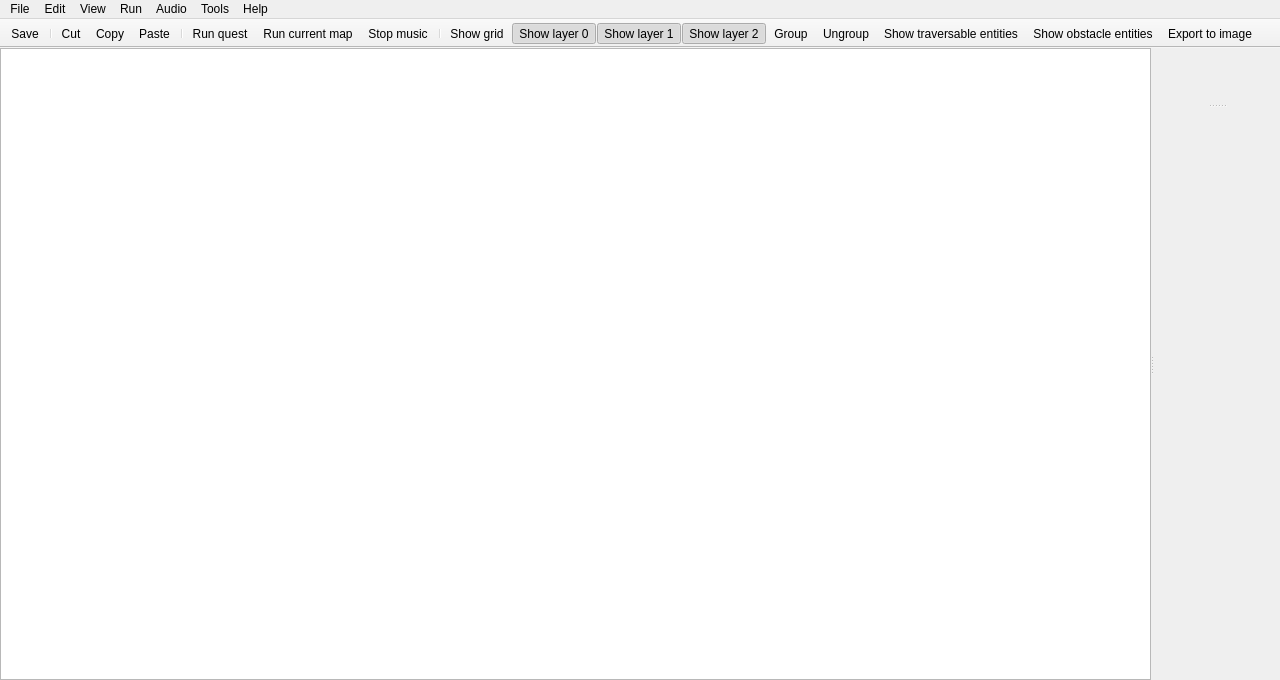
<?xml version="1.0" encoding="UTF-8"?>
<ui version="4.0">
 <class>SolarusEditor::MainWindow</class>
 <widget class="QMainWindow" name="SolarusEditor::MainWindow">
  <property name="geometry">
   <rect>
    <x>0</x>
    <y>0</y>
    <width>1280</width>
    <height>680</height>
   </rect>
  </property>
  <property name="minimumSize">
   <size>
    <width>0</width>
    <height>0</height>
   </size>
  </property>
  <property name="windowTitle">
   <string>Solarus Editor</string>
  </property>
  <property name="documentMode">
   <bool>true</bool>
  </property>
  <property name="dockNestingEnabled">
   <bool>false</bool>
  </property>
  <widget class="QWidget" name="central_widget">
   <layout class="QVBoxLayout" name="verticalLayout">
    <property name="leftMargin">
     <number>0</number>
    </property>
    <property name="topMargin">
     <number>0</number>
    </property>
    <property name="rightMargin">
     <number>0</number>
    </property>
    <property name="bottomMargin">
     <number>0</number>
    </property>
    <item>
     <widget class="QSplitter" name="quest_tree_splitter">
      <property name="lineWidth">
       <number>0</number>
      </property>
      <property name="orientation">
       <enum>Qt::Orientation::Horizontal</enum>
      </property>
      <property name="handleWidth">
       <number>2</number>
      </property>
      <property name="childrenCollapsible">
       <bool>false</bool>
      </property>
      <widget class="SolarusEditor::QuestTreeView" name="quest_tree_view">
       <property name="sizePolicy">
        <sizepolicy hsizetype="Expanding" vsizetype="Expanding">
         <horstretch>0</horstretch>
         <verstretch>0</verstretch>
        </sizepolicy>
       </property>
       <property name="verticalScrollMode">
        <enum>QAbstractItemView::ScrollMode::ScrollPerPixel</enum>
       </property>
       <property name="horizontalScrollMode">
        <enum>QAbstractItemView::ScrollMode::ScrollPerItem</enum>
       </property>
      </widget>
      <widget class="QSplitter" name="console_splitter">
       <property name="orientation">
        <enum>Qt::Orientation::Vertical</enum>
       </property>
       <property name="handleWidth">
        <number>2</number>
       </property>
       <property name="childrenCollapsible">
        <bool>false</bool>
       </property>
       <widget class="SolarusEditor::EditorTabs" name="tab_widget">
        <property name="documentMode">
         <bool>true</bool>
        </property>
       </widget>
       <widget class="SolarusEditor::Console" name="console_widget" native="true"/>
      </widget>
     </widget>
    </item>
   </layout>
  </widget>
  <widget class="QMenuBar" name="menu_bar">
   <property name="geometry">
    <rect>
     <x>0</x>
     <y>0</y>
     <width>1280</width>
     <height>24</height>
    </rect>
   </property>
   <widget class="QMenu" name="menu_quest">
    <property name="title">
     <string>File</string>
    </property>
    <property name="separatorsCollapsible">
     <bool>true</bool>
    </property>
    <addaction name="action_new_quest"/>
    <addaction name="action_load_quest"/>
    <addaction name="action_close_quest"/>
    <addaction name="separator"/>
    <addaction name="action_reopen_closed_tab"/>
    <addaction name="action_close"/>
    <addaction name="action_close_all"/>
    <addaction name="separator"/>
    <addaction name="action_save"/>
    <addaction name="action_save_all"/>
    <addaction name="separator"/>
    <addaction name="action_import"/>
    <addaction name="action_open_quest_properties"/>
    <addaction name="separator"/>
    <addaction name="action_package_quest"/>
    <addaction name="separator"/>
    <addaction name="action_exit"/>
   </widget>
   <widget class="QMenu" name="menu_edit">
    <property name="title">
     <string>Edit</string>
    </property>
    <property name="separatorsCollapsible">
     <bool>true</bool>
    </property>
    <addaction name="separator"/>
    <addaction name="action_cut"/>
    <addaction name="action_copy"/>
    <addaction name="action_paste"/>
    <addaction name="separator"/>
    <addaction name="action_group"/>
    <addaction name="action_ungroup"/>
    <addaction name="separator"/>
    <addaction name="action_select_all"/>
    <addaction name="action_unselect_all"/>
    <addaction name="separator"/>
    <addaction name="action_find"/>
   </widget>
   <widget class="QMenu" name="menu_run">
    <property name="title">
     <string>Run</string>
    </property>
    <property name="separatorsCollapsible">
     <bool>true</bool>
    </property>
    <addaction name="action_run_quest"/>
    <addaction name="action_run_map"/>
   </widget>
   <widget class="QMenu" name="menu_view">
    <property name="title">
     <string>View</string>
    </property>
    <property name="separatorsCollapsible">
     <bool>true</bool>
    </property>
    <addaction name="action_show_grid"/>
    <addaction name="action_show_quest_files"/>
    <addaction name="action_show_console"/>
    <addaction name="separator"/>
    <addaction name="action_show_layer_0"/>
    <addaction name="action_show_layer_1"/>
    <addaction name="action_show_layer_2"/>
    <addaction name="action_show_traversables"/>
    <addaction name="action_show_obstacles"/>
   </widget>
   <widget class="QMenu" name="menu_help">
    <property name="title">
     <string>Help</string>
    </property>
    <property name="separatorsCollapsible">
     <bool>true</bool>
    </property>
    <addaction name="action_website"/>
    <addaction name="action_doc"/>
    <addaction name="separator"/>
    <addaction name="action_about"/>
    <addaction name="action_welcome"/>
   </widget>
   <widget class="QMenu" name="menu_tools">
    <property name="title">
     <string>Tools</string>
    </property>
    <property name="separatorsCollapsible">
     <bool>true</bool>
    </property>
    <addaction name="action_export_to_image"/>
    <addaction name="action_settings"/>
   </widget>
   <widget class="QMenu" name="menuAudio">
    <property name="title">
     <string>Audio</string>
    </property>
    <property name="separatorsCollapsible">
     <bool>true</bool>
    </property>
    <addaction name="action_stop_music"/>
   </widget>
   <addaction name="menu_quest"/>
   <addaction name="menu_edit"/>
   <addaction name="menu_view"/>
   <addaction name="menu_run"/>
   <addaction name="menuAudio"/>
   <addaction name="menu_tools"/>
   <addaction name="menu_help"/>
  </widget>
  <widget class="QToolBar" name="tool_bar">
   <property name="movable">
    <bool>false</bool>
   </property>
   <property name="allowedAreas">
    <set>Qt::ToolBarArea::NoToolBarArea</set>
   </property>
   <property name="floatable">
    <bool>false</bool>
   </property>
   <attribute name="toolBarArea">
    <enum>TopToolBarArea</enum>
   </attribute>
   <attribute name="toolBarBreak">
    <bool>false</bool>
   </attribute>
   <addaction name="action_save"/>
   <addaction name="separator"/>
   <addaction name="action_cut"/>
   <addaction name="action_copy"/>
   <addaction name="action_paste"/>
   <addaction name="separator"/>
   <addaction name="action_run_quest"/>
   <addaction name="action_run_map"/>
   <addaction name="action_stop_music"/>
   <addaction name="separator"/>
   <addaction name="action_show_grid"/>
   <addaction name="action_show_layer_0"/>
   <addaction name="action_show_layer_1"/>
   <addaction name="action_show_layer_2"/>
   <addaction name="action_group"/>
   <addaction name="action_ungroup"/>
   <addaction name="action_show_traversables"/>
   <addaction name="action_show_obstacles"/>
   <addaction name="action_export_to_image"/>
  </widget>
  <action name="action_new_quest">
   <property name="text">
    <string>New quest...</string>
   </property>
  </action>
  <action name="action_load_quest">
   <property name="text">
    <string>Load quest...</string>
   </property>
   <property name="shortcut">
    <string>Ctrl+L</string>
   </property>
  </action>
  <action name="action_exit">
   <property name="text">
    <string>Exit</string>
   </property>
  </action>
  <action name="action_run_quest">
   <property name="icon">
    <iconset resource="../../resources/images.qrc">
     <normaloff>:/images/icon_start.svg</normaloff>:/images/icon_start.svg</iconset>
   </property>
   <property name="text">
    <string>Run quest</string>
   </property>
   <property name="shortcut">
    <string>F5</string>
   </property>
  </action>
  <action name="action_cut">
   <property name="icon">
    <iconset resource="../../resources/images.qrc">
     <normaloff>:/images/icon_cut.svg</normaloff>:/images/icon_cut.svg</iconset>
   </property>
   <property name="text">
    <string>Cut</string>
   </property>
  </action>
  <action name="action_copy">
   <property name="icon">
    <iconset resource="../../resources/images.qrc">
     <normaloff>:/images/icon_copy.svg</normaloff>:/images/icon_copy.svg</iconset>
   </property>
   <property name="text">
    <string>Copy</string>
   </property>
  </action>
  <action name="action_paste">
   <property name="icon">
    <iconset resource="../../resources/images.qrc">
     <normaloff>:/images/icon_paste.svg</normaloff>:/images/icon_paste.svg</iconset>
   </property>
   <property name="text">
    <string>Paste</string>
   </property>
  </action>
  <action name="action_close">
   <property name="text">
    <string>Close</string>
   </property>
  </action>
  <action name="action_save">
   <property name="icon">
    <iconset resource="../../resources/images.qrc">
     <normaloff>:/images/icon_save.svg</normaloff>:/images/icon_save.svg</iconset>
   </property>
   <property name="text">
    <string>Save</string>
   </property>
  </action>
  <action name="action_show_grid">
   <property name="checkable">
    <bool>true</bool>
   </property>
   <property name="icon">
    <iconset resource="../../resources/images.qrc">
     <normaloff>:/images/icon_grid.svg</normaloff>:/images/icon_grid.svg</iconset>
   </property>
   <property name="text">
    <string>Show grid</string>
   </property>
   <property name="shortcut">
    <string>Ctrl+G</string>
   </property>
  </action>
  <action name="action_show_layer_0">
   <property name="checkable">
    <bool>true</bool>
   </property>
   <property name="checked">
    <bool>true</bool>
   </property>
   <property name="icon">
    <iconset resource="../../resources/images.qrc">
     <normaloff>:/images/icon_layer_0.svg</normaloff>:/images/icon_layer_0.svg</iconset>
   </property>
   <property name="text">
    <string>Show layer 0</string>
   </property>
   <property name="toolTip">
    <string>Show layer 0</string>
   </property>
   <property name="shortcut">
    <string>0</string>
   </property>
  </action>
  <action name="action_show_layer_1">
   <property name="checkable">
    <bool>true</bool>
   </property>
   <property name="checked">
    <bool>true</bool>
   </property>
   <property name="icon">
    <iconset resource="../../resources/images.qrc">
     <normaloff>:/images/icon_layer_1.svg</normaloff>:/images/icon_layer_1.svg</iconset>
   </property>
   <property name="text">
    <string>Show layer 1</string>
   </property>
   <property name="toolTip">
    <string>Show layer 1</string>
   </property>
   <property name="shortcut">
    <string>1</string>
   </property>
  </action>
  <action name="action_show_layer_2">
   <property name="checkable">
    <bool>true</bool>
   </property>
   <property name="checked">
    <bool>true</bool>
   </property>
   <property name="icon">
    <iconset resource="../../resources/images.qrc">
     <normaloff>:/images/icon_layer_2.svg</normaloff>:/images/icon_layer_2.svg</iconset>
   </property>
   <property name="text">
    <string>Show layer 2</string>
   </property>
   <property name="toolTip">
    <string>Show layer 2</string>
   </property>
   <property name="shortcut">
    <string>2</string>
   </property>
  </action>
  <action name="action_doc">
   <property name="icon">
    <iconset resource="../../resources/images.qrc">
     <normaloff>:/images/icon_doc.svg</normaloff>:/images/icon_doc.svg</iconset>
   </property>
   <property name="text">
    <string>Documentation</string>
   </property>
   <property name="shortcut">
    <string>F1</string>
   </property>
  </action>
  <action name="action_website">
   <property name="icon">
    <iconset resource="../../resources/images.qrc">
     <normaloff>:/images/icon_web.svg</normaloff>:/images/icon_web.svg</iconset>
   </property>
   <property name="text">
    <string>Website</string>
   </property>
  </action>
  <action name="action_find">
   <property name="text">
    <string>Find / Replace</string>
   </property>
  </action>
  <action name="action_settings">
   <property name="text">
    <string>Options</string>
   </property>
  </action>
  <action name="action_select_all">
   <property name="icon">
    <iconset resource="../../resources/images.qrc">
     <normaloff>:/images/icon_select.svg</normaloff>:/images/icon_select.svg</iconset>
   </property>
   <property name="text">
    <string>Select all</string>
   </property>
  </action>
  <action name="action_save_all">
   <property name="text">
    <string>Save all</string>
   </property>
   <property name="shortcut">
    <string>Ctrl+Shift+S</string>
   </property>
  </action>
  <action name="action_close_all">
   <property name="text">
    <string>Close all</string>
   </property>
   <property name="shortcut">
    <string>Ctrl+Shift+W</string>
   </property>
  </action>
  <action name="action_show_quest_files">
   <property name="checkable">
    <bool>true</bool>
   </property>
   <property name="text">
    <string>Show quest files</string>
   </property>
   <property name="shortcut">
    <string>F6</string>
   </property>
   <property name="shortcutContext">
    <enum>Qt::ShortcutContext::WindowShortcut</enum>
   </property>
  </action>
  <action name="action_show_console">
   <property name="checkable">
    <bool>true</bool>
   </property>
   <property name="text">
    <string>Show console</string>
   </property>
   <property name="shortcut">
    <string>F12</string>
   </property>
   <property name="shortcutContext">
    <enum>Qt::ShortcutContext::WindowShortcut</enum>
   </property>
  </action>
  <action name="action_unselect_all">
   <property name="text">
    <string>Unselect all</string>
   </property>
  </action>
  <action name="action_close_quest">
   <property name="text">
    <string>Close quest</string>
   </property>
  </action>
  <action name="action_pause_music">
   <property name="icon">
    <iconset resource="../../resources/images.qrc">
     <normaloff>:/images/icon_pause_music.svg</normaloff>:/images/icon_pause_music.svg</iconset>
   </property>
   <property name="text">
    <string>Pause music</string>
   </property>
  </action>
  <action name="action_stop_music">
   <property name="icon">
    <iconset resource="../../resources/images.qrc">
     <normaloff>:/images/icon_stop_music.svg</normaloff>:/images/icon_stop_music.svg</iconset>
   </property>
   <property name="text">
    <string>Stop music</string>
   </property>
  </action>
  <action name="action_show_traversables">
   <property name="checkable">
    <bool>true</bool>
   </property>
   <property name="icon">
    <iconset resource="../../resources/images.qrc">
     <normaloff>:/images/icon_traversable.svg</normaloff>:/images/icon_traversable.svg</iconset>
   </property>
   <property name="text">
    <string>Show traversable entities</string>
   </property>
  </action>
  <action name="action_show_obstacles">
   <property name="checkable">
    <bool>true</bool>
   </property>
   <property name="icon">
    <iconset resource="../../resources/images.qrc">
     <normaloff>:/images/icon_obstacle.svg</normaloff>:/images/icon_obstacle.svg</iconset>
   </property>
   <property name="text">
    <string>Show obstacle entities</string>
   </property>
  </action>
  <action name="action_open_quest_properties">
   <property name="text">
    <string>Quest properties</string>
   </property>
   <property name="shortcut">
    <string>Ctrl+P</string>
   </property>
  </action>
  <action name="action_import">
   <property name="text">
    <string>Import from a quest...</string>
   </property>
   <property name="shortcut">
    <string>Ctrl+I</string>
   </property>
  </action>
  <action name="action_package_quest">
   <property name="text">
    <string>Build quest package...</string>
   </property>
  </action>
  <action name="action_export_to_image">
   <property name="icon">
    <iconset resource="../../resources/images.qrc">
     <normaloff>:/images/icon_camera.svg</normaloff>:/images/icon_camera.svg</iconset>
   </property>
   <property name="text">
    <string>Export to image...</string>
   </property>
   <property name="shortcut">
    <string>F10</string>
   </property>
  </action>
  <action name="action_about">
   <property name="icon">
    <iconset resource="../../resources/images.qrc">
     <normaloff>:/images/icon_info.svg</normaloff>:/images/icon_info.svg</iconset>
   </property>
   <property name="text">
    <string>About</string>
   </property>
  </action>
  <action name="action_run_map">
   <property name="icon">
    <iconset resource="../../resources/images.qrc">
     <normaloff>:/images/icon_start_map.svg</normaloff>:/images/icon_start_map.svg</iconset>
   </property>
   <property name="text">
    <string>Run current map</string>
   </property>
   <property name="toolTip">
    <string>Run current map</string>
   </property>
   <property name="shortcut">
    <string>Shift+F5</string>
   </property>
  </action>
  <action name="action_reopen_closed_tab">
   <property name="text">
    <string>Re-open closed tab</string>
   </property>
   <property name="shortcut">
    <string>Ctrl+Shift+T</string>
   </property>
  </action>
  <action name="action_group">
   <property name="icon">
    <iconset resource="../../resources/images.qrc">
     <normaloff>:/images/icon_group.svg</normaloff>:/images/icon_group.svg</iconset>
   </property>
   <property name="text">
    <string>Group</string>
   </property>
   <property name="toolTip">
    <string>Group</string>
   </property>
   <property name="shortcut">
    <string>G</string>
   </property>
   <property name="menuRole">
    <enum>QAction::MenuRole::NoRole</enum>
   </property>
  </action>
  <action name="action_ungroup">
   <property name="icon">
    <iconset resource="../../resources/images.qrc">
     <normaloff>:/images/icon_ungroup.svg</normaloff>:/images/icon_ungroup.svg</iconset>
   </property>
   <property name="text">
    <string>Ungroup</string>
   </property>
   <property name="toolTip">
    <string>Ungroup</string>
   </property>
   <property name="shortcut">
    <string>Shift+G</string>
   </property>
   <property name="menuRole">
    <enum>QAction::MenuRole::NoRole</enum>
   </property>
  </action>
  <action name="action_welcome">
   <property name="icon">
    <iconset resource="../../resources/images.qrc">
     <normaloff>:/images/icon_home.svg</normaloff>:/images/icon_home.svg</iconset>
   </property>
   <property name="text">
    <string>Welcome</string>
   </property>
  </action>
 </widget>
 <layoutdefault spacing="6" margin="11"/>
 <customwidgets>
  <customwidget>
   <class>SolarusEditor::QuestTreeView</class>
   <extends>QTreeView</extends>
   <header>widgets/quest_tree_view.h</header>
  </customwidget>
  <customwidget>
   <class>SolarusEditor::Console</class>
   <extends>QWidget</extends>
   <header>widgets/console.h</header>
   <container>1</container>
  </customwidget>
  <customwidget>
   <class>SolarusEditor::EditorTabs</class>
   <extends>QTabWidget</extends>
   <header>widgets/editor_tabs.h</header>
   <container>1</container>
  </customwidget>
 </customwidgets>
 <resources>
  <include location="../../resources/images.qrc"/>
 </resources>
 <connections/>
</ui>
